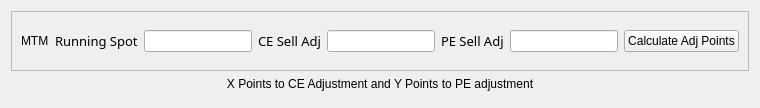
      <widget class="QWidget" name="PayoffChart">
       <property name="enabled">
        <bool>true</bool>
       </property>
       <attribute name="title">
        <string>PayOffChart</string>
       </attribute>
       <layout class="QVBoxLayout" name="verticalLayout_4">
        <item>
         <widget class="QFrame" name="HeaderFramePayOff">
          <property name="sizePolicy">
           <sizepolicy hsizetype="Expanding" vsizetype="Fixed">
            <horstretch>0</horstretch>
            <verstretch>0</verstretch>
           </sizepolicy>
          </property>
          <property name="minimumSize">
           <size>
            <width>0</width>
            <height>60</height>
           </size>
          </property>
          <property name="frameShape">
           <enum>QFrame::StyledPanel</enum>
          </property>
          <property name="frameShadow">
           <enum>QFrame::Raised</enum>
          </property>
          <layout class="QHBoxLayout" name="horizontalLayout_2">
           <item>
            <widget class="QLabel" name="MTMShowQLabelPayOff">
             <property name="sizePolicy">
              <sizepolicy hsizetype="Expanding" vsizetype="Preferred">
               <horstretch>0</horstretch>
               <verstretch>0</verstretch>
              </sizepolicy>
             </property>
             <property name="text">
              <string>MTM</string>
             </property>
            </widget>
           </item>
           <item>
            <widget class="QLabel" name="RunningSpot">
             <property name="sizePolicy">
              <sizepolicy hsizetype="Expanding" vsizetype="Preferred">
               <horstretch>0</horstretch>
               <verstretch>0</verstretch>
              </sizepolicy>
             </property>
             <property name="font">
              <font>
               <family>Roboto Mono</family>
               <pointsize>10</pointsize>
               <weight>50</weight>
               <italic>false</italic>
               <bold>false</bold>
              </font>
             </property>
             <property name="text">
              <string>Running Spot</string>
             </property>
            </widget>
           </item>
           <item>
            <widget class="QLineEdit" name="LowerRangeQLineEdit">
             <property name="sizePolicy">
              <sizepolicy hsizetype="Expanding" vsizetype="Fixed">
               <horstretch>0</horstretch>
               <verstretch>0</verstretch>
              </sizepolicy>
             </property>
            </widget>
           </item>
           <item>
            <widget class="QLabel" name="CESellingAdjustment">
             <property name="sizePolicy">
              <sizepolicy hsizetype="Expanding" vsizetype="Preferred">
               <horstretch>0</horstretch>
               <verstretch>0</verstretch>
              </sizepolicy>
             </property>
             <property name="font">
              <font>
               <family>Roboto Mono</family>
               <pointsize>10</pointsize>
               <weight>50</weight>
               <italic>false</italic>
               <bold>false</bold>
              </font>
             </property>
             <property name="text">
              <string>CE Sell Adj</string>
             </property>
            </widget>
           </item>
           <item>
            <widget class="QLineEdit" name="SpotPriceQLineEdit">
             <property name="sizePolicy">
              <sizepolicy hsizetype="Expanding" vsizetype="Fixed">
               <horstretch>0</horstretch>
               <verstretch>0</verstretch>
              </sizepolicy>
             </property>
             <property name="text">
              <string/>
             </property>
            </widget>
           </item>
           <item>
            <widget class="QLabel" name="PESellingAdjustment">
             <property name="sizePolicy">
              <sizepolicy hsizetype="Expanding" vsizetype="Preferred">
               <horstretch>0</horstretch>
               <verstretch>0</verstretch>
              </sizepolicy>
             </property>
             <property name="font">
              <font>
               <family>Roboto Mono</family>
               <pointsize>10</pointsize>
               <weight>50</weight>
               <italic>false</italic>
               <bold>false</bold>
              </font>
             </property>
             <property name="text">
              <string>PE Sell Adj</string>
             </property>
            </widget>
           </item>
           <item>
            <widget class="QLineEdit" name="HigherRangeQLineEdit">
             <property name="sizePolicy">
              <sizepolicy hsizetype="Expanding" vsizetype="Fixed">
               <horstretch>0</horstretch>
               <verstretch>0</verstretch>
              </sizepolicy>
             </property>
            </widget>
           </item>
           <item>
            <widget class="QPushButton" name="CalculateAdjustmentPointQPushButton">
             <property name="sizePolicy">
              <sizepolicy hsizetype="Expanding" vsizetype="Fixed">
               <horstretch>0</horstretch>
               <verstretch>0</verstretch>
              </sizepolicy>
             </property>
             <property name="text">
              <string>Calculate Adj Points</string>
             </property>
            </widget>
           </item>
          </layout>
         </widget>
        </item>
        <item>
         <widget class="QLabel" name="AdjPointsFromSpot">
          <property name="sizePolicy">
           <sizepolicy hsizetype="Expanding" vsizetype="Fixed">
            <horstretch>0</horstretch>
            <verstretch>0</verstretch>
           </sizepolicy>
          </property>
          <property name="frameShape">
           <enum>QFrame::NoFrame</enum>
          </property>
          <property name="text">
           <string>X Points to CE Adjustment and Y Points to PE adjustment</string>
          </property>
          <property name="scaledContents">
           <bool>true</bool>
          </property>
          <property name="alignment">
           <set>Qt::AlignCenter</set>
          </property>
         </widget>
        </item>
        <item>
         <widget class="QFrame" name="PayOffGraph">
          <property name="sizePolicy">
           <sizepolicy hsizetype="Expanding" vsizetype="Expanding">
            <horstretch>0</horstretch>
            <verstretch>1</verstretch>
           </sizepolicy>
          </property>
          <property name="frameShape">
           <enum>QFrame::Box</enum>
          </property>
          <property name="frameShadow">
           <enum>QFrame::Sunken</enum>
          </property>
         </widget>
        </item>
       </layout>
      </widget>
